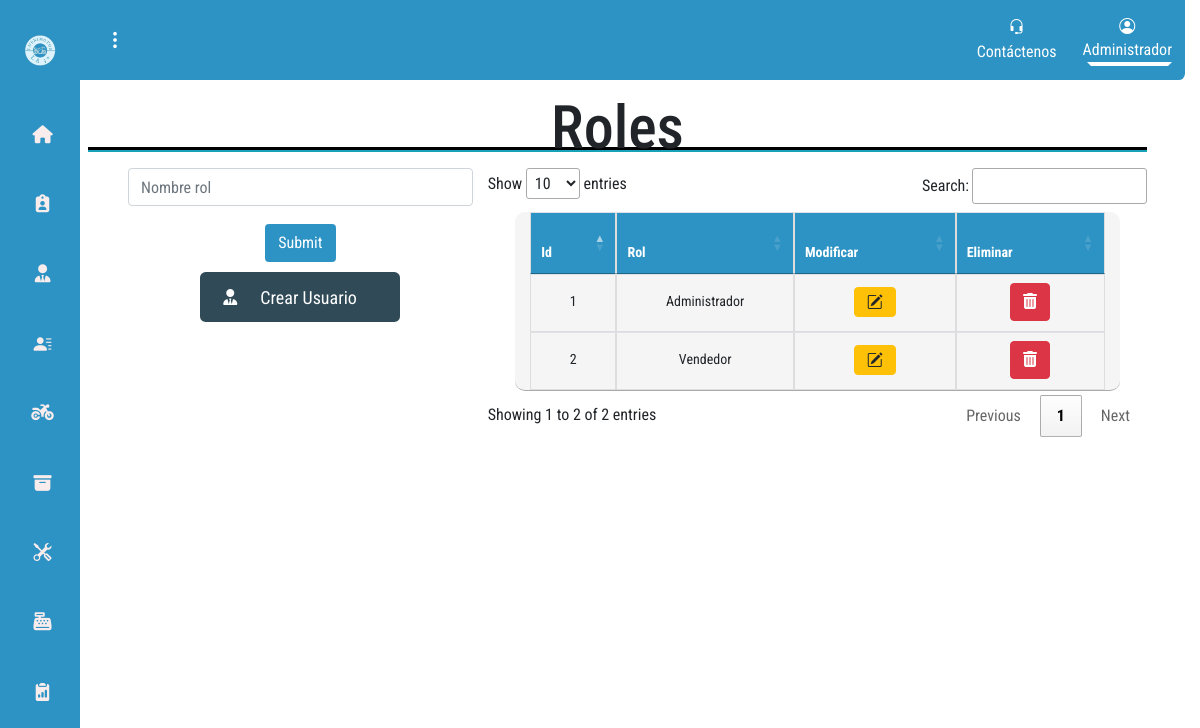
/?c=Roles (signed in), run on the app's committed database.
### tables this page shows
CREATE TABLE IF NOT EXISTS ROLES (
  id_rol INT NOT NULL AUTO_INCREMENT,
  nombre_rol VARCHAR(50) NULL,
  PRIMARY KEY (id_rol));

### controllers/Roles.php (called while the page is built, shortened)
<?php
    require_once "models/dao_model/Rol_dao.php";
    class Roles{
        private $rolDao;
        public function __construct(){
            $this->rolDao = new Rol_dao;
        }
        public function index(){
            $ver = $this->rolDao->verRolDao();
            require_once "views/roles/admin/header_dash.php";
            require_once "views/modules/0_rol/rol.view.php";
            require_once "views/roles/admin/footer.php";
        }
    }
?>

### models/Database.php (called while the page is built)
<?php
   class DataBase{
        private $host;
        private $user;
        private $db;
        private $pass;
        private $port;
        public function __construct(){
            $this->host="localhost";
            $this->port="3310";
			$this->user="root";
			$this->pass="";
			$this->db="infotec";
        }
        function connection(){
            try{
                $pdo = new PDO("mysql:host=".$this->host.";dbname=".$this->db.";port=".$this->port,$this->user,$this->pass);
                $pdo->setAttribute(PDO::ATTR_ERRMODE, PDO::ERRMODE_EXCEPTION);
            } catch(PDOException $e) {
                echo "Connection failed: " . $e->getMessage();
                die();
            }
            return $pdo;
        }
    }
?>

### models/dao_model/Rol_dao.php (called while the page is built, shortened)
<?php
	class Rol_dao{
		private $pdo;
		public function __construct(){
			try {
				$db = new DataBase();
                $this->pdo = $db->connection();
			} catch (Exception $e) {
				die($e->getMessage());
			}
		}
		public function verRolDao(){
			$sql = "SELECT * FROM ROLES;";
			$resultado = $this->pdo->query($sql);
			$ver = $resultado->fetchAll();
			return $ver;
		}
	}
?>

### views/modules/0_rol/rol.view.php (the view, shortened to what this page needs)
<link rel="stylesheet" href="https://cdn.datatables.net/1.13.6/css/jquery.dataTables.min.css">
<body>
    <div class="container">
    <h1 class="titulos mt-1">Roles</h1>
    <hr>
        <div class="row tablas">
            <div class="col-md-4">
                <form method="post" id="rol"action="?c=Roles" class="row g-3 needs-validation" novalidate>
                    <input type="text" class="form-control" id="nombreRol" value="" required name="nombre_rol" placeholder="Nombre rol" pattern="[A-Za-z\s]+" required title="Ingresa solo letras">
                    <div class="container">
                    </div>
                    <input type="submit" class="btn btn-enviar mt-2 ">
                </form>
                <div class="tamaño">
                    <td  class="text-center">
                        <a class="btn-otro btn-secondary" href="?c=Usuario"     style="border-top-width: 6px;margin-bottom: 5px;">
                            <i class="fas fa-user-tie"></i>
                    <div class= "parrafo">Crear Usuario</div>
                    </a>
                    </td>
                </div>
            </div>
            <div class="div col-md-8">
                <table id="tablarol"class="table justify-content-center col-11 ">
                    <thead>
                        <tr class="text-center">
                            <th scope="col">Id</th>
                            <th scope="col">Rol</th>
                            <th scope="col">Modificar</th>
                            <th scope="col">Eliminar</th>
                        </tr>
                    </thead>
                    <tbody>
                        <?php foreach($ver as $vrol){
                        ?>
                        <tr>
                            <td class="text-center">
                                 <?php echo $vrol['id_rol']?>
                            </td>
                            <td class="text-center">
                                <?php echo $vrol['nombre_rol']?>
                            </td>
                            <td class="text-center">
                                <a class="btn btn-warning" href="?c=Roles&a=editar_rol& id_rol=<?php echo $vrol['id_rol']?>">
                                    <i class="bi bi-pencil-square"></i>
                                </a>
                            </td>
                            <td  class="text-center">
                                <a class="btn btn-danger" href="?c=roles&a=eliminar_rol&id_rol=<?php echo $vrol['id_rol']?>">
                                    <i class="fa fa-trash"></i>
                                </a>
                            </td>
                            </tr>
                        <?php
                        }
                         ?>
                        </tbody>
</div>
        </div>
    </div>
</body>

### assets/css/styles-dashboard.css (style rules this page uses)
* { margin-right: 0; padding: 0; box-sizing: border-box; text-decoration: none; font-family: 'Roboto Condensed', sans-serif; }
html { min-width: 100wh; }
body { margin-left: 80px; transition: marging-left 300ms cubic-bezier(0.785, 0.135, 0.15, 0.86); margin-right: 15px; min-height: 100wh; background-position: center center; background-repeat:no-repeat ; background-size:cover ; }
.btn-otro { color: #ffffff; text-decoration: none; background-color: #304b57; display: grid; grid-template-columns: repeat(2, 2fr); grid-template-columns: 30% 70%; border-radius: 0.35rem; width: 200px; }
.parrafo { display: flex; align-items: center; height: 50px ; font-size: 18px; }
.tamaño { margin-top: 10px; display: flex; align-content: center; justify-content: center; }
div.row { max-width: 100%; max-height: 100vh; }
.btn-enviar { background-color: #2D93C4; color: white; position: relative; display: flex; align-items: center; }
form div { padding-top: 10px; }
i.bi, i.fas { display: flex; align-items: center; justify-content: center; }
div.row { max-width: 100%; }
.row form { display: flex; justify-content: center; }
.titulos { display: flex; align-items: center; justify-content: center; font-size: 60px; }
hr { background-color: #17a2b8; border: none; border-top: 3px solid#000000; height: 2px; width: 100%; margin-top: -25PX; }
.tablas { display: flex; align-items: flex-start; justify-content: flex-start; align-content: stretch; flex-wrap: wrap; flex-direction: row; margin-left: 40px; }
table { background-color: #f5f5f5; width: 100%; font-size: 14px; text-align: left; margin-bottom: 20px; border-collapse: collapse; border-radius: 10px; overflow: hidden; }
th, td { border: 1px solid #ddd; padding: 8px; text-align: left; height: 40px; }
th { background-color: #2D93C4; color: #fff;; }

### data on the page
roles: id_rol "1", nombre_rol "Administrador"
roles: id_rol "2", nombre_rol "Vendedor"

### other printed values
$_SESSION['session'] "Administrador"
